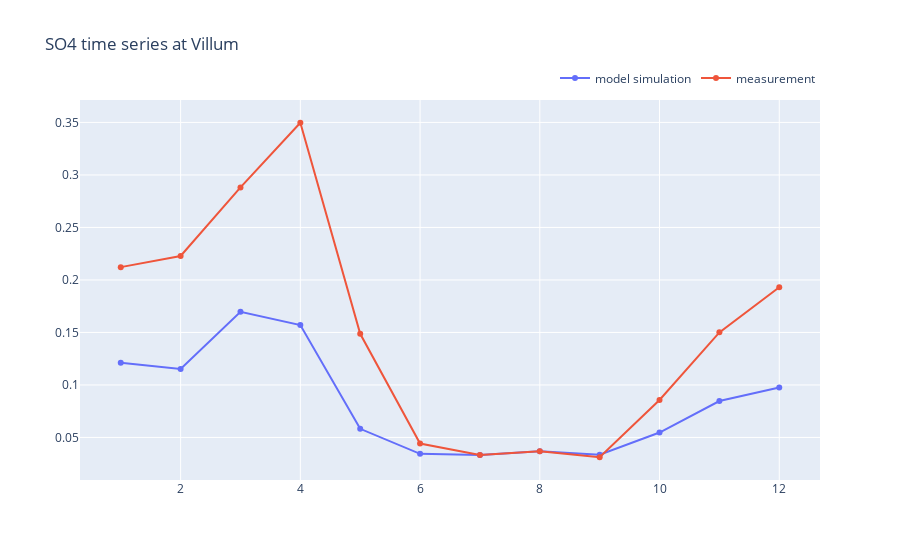

Write notebook code for a chart like this one.
### Markdown cell above
Seasonal cycle

### Code cell
df['date'] = pd.to_datetime(df.index)
seasonal_df = df.groupby(df.date.dt.month).mean()

plot_time_series(var,station,df=seasonal_df)

### Figure 1 — Plotly figure (JSON) as saved in the notebook; plotly's stock layout.template omitted (floating-point values rounded to 4 significant figures)
{"data": [{"name": "model simulation", "type": "scatter", "x": [1, 2, 3, 4, 5, 6, 7, 8, 9, 10, 11, 12], "y": [0.1212, 0.1153, 0.1697, 0.157, 0.05823, 0.03442, 0.03336, 0.03678, 0.03361, 0.05467, 0.08469, 0.09765]}, {"name": "measurement", "type": "scatter", "x": [1, 2, 3, 4, 5, 6, 7, 8, 9, 10, 11, 12], "y": [0.2122, 0.2228, 0.2881, 0.3497, 0.1487, 0.04416, 0.03333, 0.03694, 0.03114, 0.08563, 0.1501, 0.193]}], "layout": {"legend": {"orientation": "h", "x": 1, "xanchor": "right", "y": 1.02, "yanchor": "bottom"}, "showlegend": true, "title": {"text": "SO4 time series at Villum"}}}
